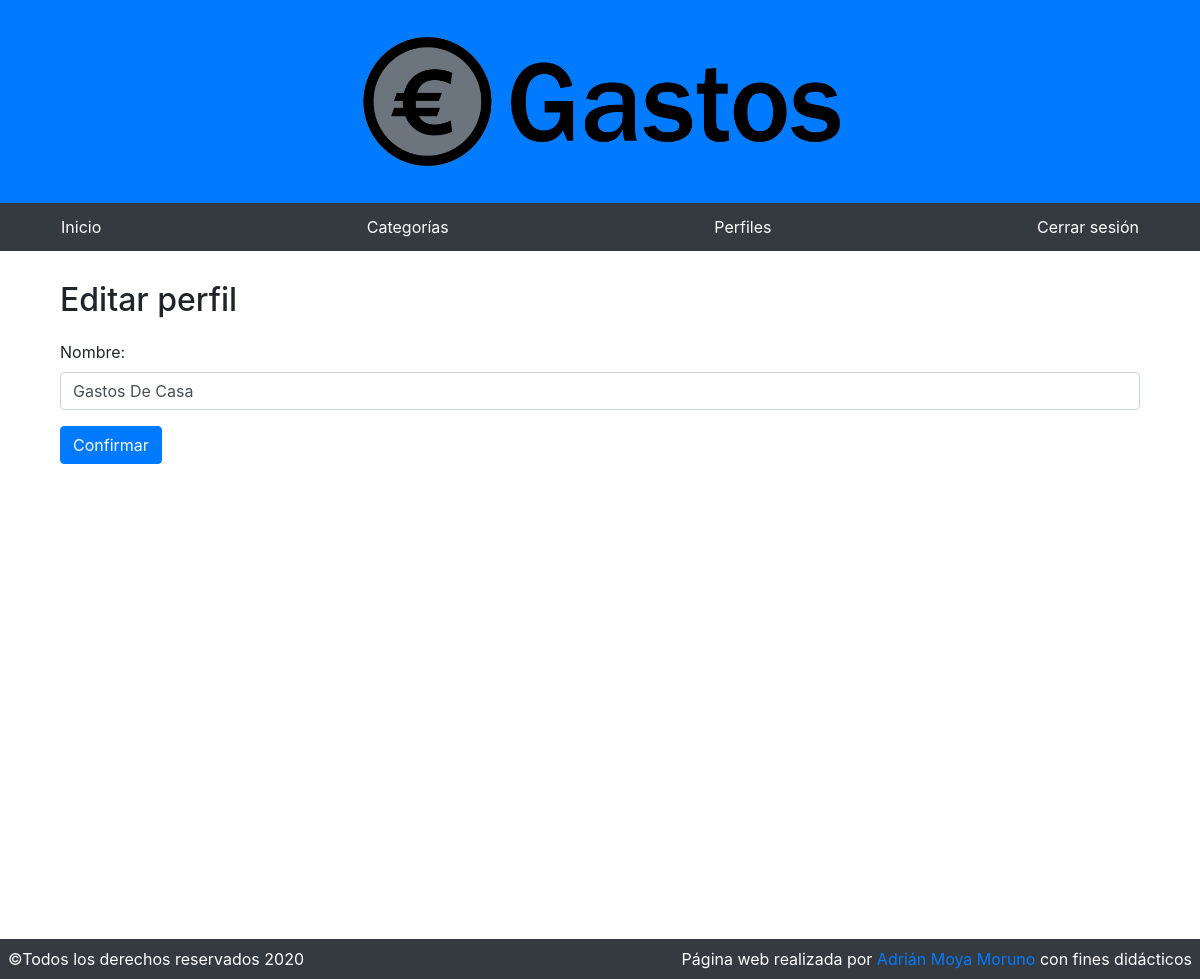
Page /control/perfil/edita/1 (signed in) on the earlier database version.
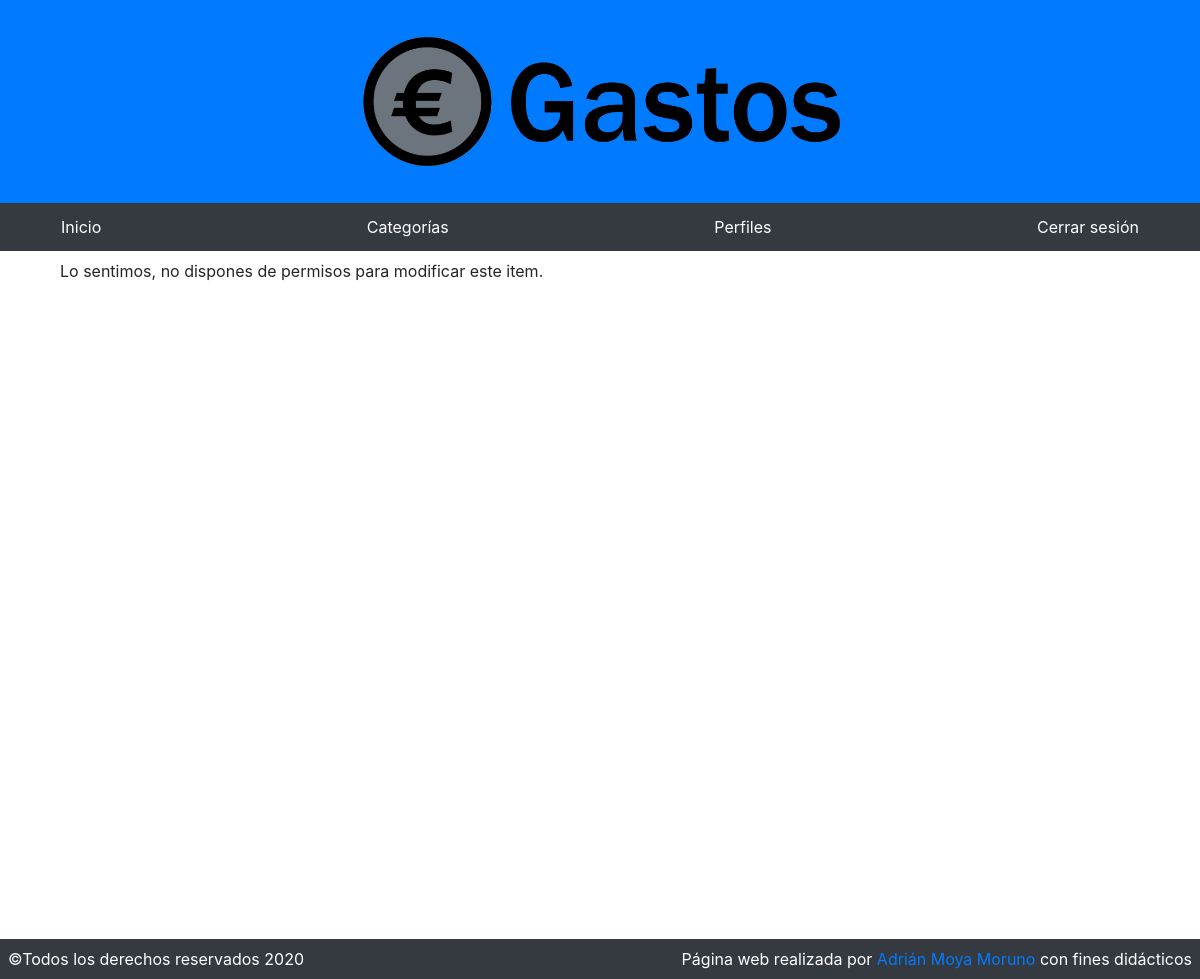
Same page on the later database version.
### mainGastos/models.py (models this page shows, shortened)
class Perfiles(models.Model):
    usuario = models.ForeignKey(
        settings.AUTH_USER_MODEL,
        on_delete=models.CASCADE,
    )
    nombre = models.CharField(max_length=150)
    fecha_de_creacion = models.DateField(auto_now_add=True)

### mainGastos/views.py (the view)
# urls.py: path('perfil/edita/<int:pk>', views.perfil_update, name='perfil_edit'),
def perfil_update(request, pk, template_name='crud/perfil/perfil_form.html'):
    perfil= get_object_or_404(Perfiles, pk=pk)
    form = PerfilForm(request.POST or None, instance=perfil)
    isOwner = False
    userOfProfile = Perfiles.objects.get(id=pk).usuario
    if (request.user == userOfProfile):
        isOwner = True
    if form.is_valid():
        form.save()
        return redirect('listar_perfil')
    return render(request, template_name, {'form':form,'isOwner':isOwner})

### mainGastos/forms.py
class PerfilForm(forms.ModelForm):
    class Meta:
        model = Perfiles
        fields = ['nombre']
        widgets = {
            'nombre': forms.TextInput(attrs={'class':'form-control','placeholder':'Nombre para el perfil. e.g Gastos de Oficina'}),
        }

### templates/crud/perfil/perfil_form.html
{% extends 'base.html' %}
{% block content %}
<div class="container">
    <div class="row">
        <div class="col">
            {% if perms.mainGastos.change_perfiles and isOwner %}
            <h1>Editar perfil</h1>
            <form method="post">{% csrf_token %}
                {{ form.as_p }}
                <input class="btn btn-primary" type="submit" value="Confirmar" />
            </form>
            {% else %}
                <p>Lo sentimos, no dispones de permisos para modificar este item.</p>
            {% endif %}
        </div>
    </div>
</div>
{% endblock %}

### templates/base.html (shortened to what this page needs)
{% load static %}
<!DOCTYPE html>
<html lang="es">
<head>
    <link href="{% static 'bootstrap.css' %}" rel="stylesheet">
    <link href="{% static 'normalize.css' %}" rel="stylesheet">
    <link href="{% static 'estilos.css' %}" rel="stylesheet">
</head>
<body>
    <header class="bg-primary py-3">
        <div class="container ">
            <div class="row align-items-center ">
                <div class="col-12 text-center">
                    <h1><a id="titulo" href="{% url 'index' %}"><img id="encabezado" src="{% static 'img/EncabezadoGastos.png' %}" alt="encabezado"></a></h1>
                </div>
            </div>
        </div>
    </header>
    <nav class="bg-dark py-1 mb-2">
        <div class="container ">
            <div class="row">
                <div class="col col-12 ">
                    <ul id="navegacion" class="nav justify-content-between">
                        <li class="nav-item">
                            <a href="{% url 'index' %}" class="nav-link text-white">Inicio</a>
                        </li>
                        {% if user.is_authenticated %}
                        <li class="nav-item">
                            <a href="{% url 'listar_categoria' %}" class="nav-link text-white">Categorías</a>
                        </li>
                        <li class="nav-item">
                            <a href="{% url 'listar_perfil' %}" class="nav-link text-white">Perfiles</a>
                        </li>
                        <li class="nav-item">
                            <a href="{% url 'logout' %}" class="nav-link text-white">Cerrar sesión</a>
                        </li>
                        {% else %}
                        <li class="nav-item">
                            <a href="{% url 'login' %}" class="nav-link text-white">Iniciar sesión</a>
                        </li>
                        {% endif %}
                    </ul>
                </div>
            </div>
        </div>
    </nav>
    <div class="container pb-3" style="min-height: 85vh;">
        {% block content %}
        {% endblock %}
    </div>
    <footer class="bg-dark py-2 d-flex justify-content-between">
        <p class="text-white mb-0 ml-2">©Todos los derechos reservados 2020</p>
        <p class="mx-2 text-white mb-0 ml-2">Página web realizada por <a href="https://www.linkedin.com/in/adri%C3%A1n-%C3%A1ngel-moya-moruno-bb191617a/">Adrián Moya Moruno </a>con fines didácticos</p>
    </footer>
</body>
</html>

### mainGastos/static/estilos.css (style rules this page uses)
#titulo { color:black; text-decoration: none; }
#encabezado { max-width:18vw; animation: pop 0.6s; }
@media (min-width: 501px) and (max-width: 1200px) { #encabezado { max-width:40vw; } }

Differences in the rows shown:
no longer on this page (row edited): Perfiles: nombre "Gastos De Casa"
Other differences:
form field value: "Confirmar" → (not shown)
text no longer shown: "Editar perfil Nombre:"
text now shown: "Lo sentimos, no dispones de permisos para modificar este item."
